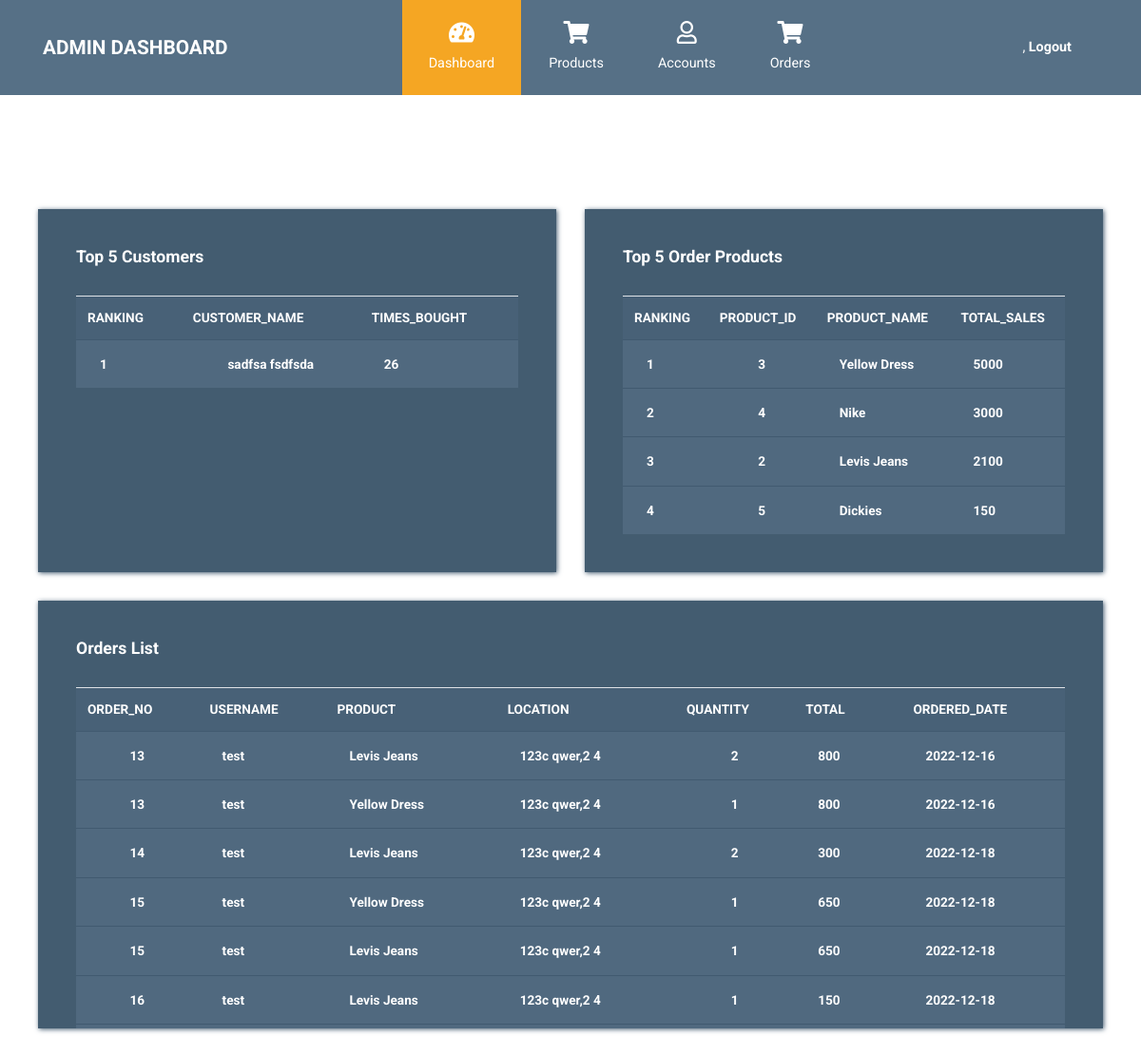
Page /Admin_Side/Dashboard.php on the committed database.
### tables this page shows
CREATE TABLE `orders_details` (
  `order_id` int(11) NOT NULL,
  `customer_id` int(11) NOT NULL,
  `total_amount` int(11) NOT NULL,
  `date_order_placed` date NOT NULL,
  `order_status_code` int(11) NOT NULL
);

CREATE TABLE `customer_details` (
  `customer_id` int(11) NOT NULL,
  `user_category_id` int(11) NOT NULL,
  `customer_firstname` varchar(50) NOT NULL,
  `customer_middlename` varchar(50) NOT NULL,
  `customer_lastname` varchar(50) NOT NULL,
  `customer_contact_no` int(11) NOT NULL,
  `customer_age` int(11) NOT NULL,
  `customer_gender_id` int(11) NOT NULL,
  `customer_complete_address` varchar(100) NOT NULL,
  `customer_city` varchar(50) NOT NULL,
  `customer_username` varchar(50) NOT NULL,
  `customer_password` varchar(50) NOT NULL
);

CREATE TABLE `products` (
  `product_id` int(11) NOT NULL,
  `product_type_code` int(11) NOT NULL,
  `product_name` varchar(50) NOT NULL,
  `product_price` int(11) NOT NULL,
  `product_size` enum('XS','S','M','L','XL') NOT NULL,
  `product_description` varchar(100) NOT NULL,
  `product_quantity` int(11) NOT NULL,
  `product_stocks` enum('In Stock','Out of Stock') NOT NULL
);

CREATE TABLE `order_items` (
  `product_id` int(11) NOT NULL,
  `order_id` int(11) NOT NULL,
  `quantity` int(11) NOT NULL
);

### Admin_Side/Dashboard.php (the view, shortened to what this page needs)
<?php
$conn = OpenCon();
?>
<!DOCTYPE html>
<html lang="en">
<head>
    <link rel="stylesheet" href="../sources/css/fontawesome.min.css">
    <link rel="stylesheet" href="../sources/css/bootstrap_admin.min.css">
    <link rel="stylesheet" href="../sources/css/style_ad1.css">
</head>
<body id="reportsPage">
    <div class="" id="home">
        <nav class="navbar navbar-expand-xl">
            <div class="container h-100">
                <a class="navbar-brand" href="dashboard.php">
                    <h1 class="tm-site-title mb-0">Admin Dashboard</h1>
                </a>
                <div class="collapse navbar-collapse" id="navbarSupportedContent">
                    <ul class="navbar-nav mx-auto h-100">
                        <li class="nav-item">
                            <a class="nav-link active" href="dashboard.php">
                                <i class="fas fa-tachometer-alt"></i> Dashboard
                            </a>
                        </li>
                        <li class="nav-item">
                            <a class="nav-link" href="products.php">
                                <i class="fas fa-shopping-cart"></i> Products
                            </a>
                        </li>
                        <li class="nav-item">
                            <a class="nav-link" href="accounts.php">
                                <i class="far fa-user"></i> Accounts
                            </a>
                        </li>
                        <li class="nav-item">
                            <a class="nav-link" href="orders.php">
                                <i class="fas fa-shopping-cart"></i> Orders
                            </a>
                        </li>
                    </ul>
                    <ul class="navbar-nav">
                        <li class="nav-item">
                            <a class="nav-link d-block" href="../Logout.php">
                                <?php echo $_SESSION['admin_name']; ?>, <b>Logout</b>
                            </a>
                        </li>
                    </ul>
                </div>
            </div>
        </nav>
        <div class="container">
            <div class="row">
                <div class="col">
                    <p class="text-white mt-5 mb-5">Welcome back, <b><?php echo $_SESSION['admin_name']; ?></b></p>
                </div>
            </div>
            <div class="row tm-content-row">
                <div class="col-sm-12 col-md-12 col-lg-6 col-xl-6 tm-block-col">
                    <div class="tm-bg-primary-dark tm-block">
                        <h2 class="tm-block-title">Top 5 Customers</h2>
                        <table class="table">
                            <thead>
                                <tr>
                                    <th scope="col">RANKING</th>
                                    <th scope="col">CUSTOMER_NAME</th>
                                    <th scope="col">TIMES_BOUGHT</th>
                                </tr>
                            </thead>
                            <tbody>
                                <?php
                                $result = mysqli_query($conn, "SELECT c.customer_firstname, c.customer_middlename, c.customer_lastname, SUM(oi.quantity) AS TimesBought
                       FROM customer_details c INNER JOIN orders_details od ON c.customer_id = od.customer_id INNER JOIN order_items oi ON od.order_id = oi.order_id
                       GROUP BY od.customer_id
                       ORDER BY TimesBought DESC LIMIT 5");
                                $rowsnum = mysqli_num_rows($result);
                                for ($y = 1; $y <= $rowsnum; $y++) {
                                    while ($row = mysqli_fetch_assoc($result)) {
                                ?>
                                        <tr>
                                            <td><b><?php echo $y++; ?></b></td>
                                            <td scope="row" class="text-center"><b><?php echo $row['customer_firstname']; ?>&nbsp;<?php echo $row['customer_lastname']; ?></b></td>
                                            <td><b><?php echo $row['TimesBought']; ?></b></td>
                                        </tr>
                                <?php }
                                } ?>
                            </tbody>
                        </table>
                    </div>
                </div>
                <div class="col-sm-12 col-md-12 col-lg-6 col-xl-6 tm-block-col">
                    <div class="tm-bg-primary-dark tm-block tm-block-taller">
                        <h2 class="tm-block-title">Top 5 Order Products</h2>
                        <div id="pieChartContainer">
                            <table class="table">
                                <thead>
                                    <tr>
                                        <th scope="col">RANKING</th>
                                        <th scope="col">PRODUCT_ID</th>
                                        <th scope="col">PRODUCT_NAME</th>
                                        <th scope="col">TOTAL_SALES</th>
                                    </tr>
                                </thead>
                                <tbody>
                                    <?php
                                    $result = mysqli_query($conn, "SELECT oi.product_id, p.product_name, SUM(oi.quantity) AS TimesBought, (SUM(oi.quantity)*p.product_price) AS TotalSales FROM order_items oi INNER JOIN products p ON oi.product_id = p.product_id GROUP BY oi.product_id ORDER BY TotalSales DESC LIMIT 5");
                                    $rowsnum = mysqli_num_rows($result);
                                    for ($y = 1; $y <= $rowsnum; $y++) {
                                        while ($row = mysqli_fetch_assoc($result)) {
                                    ?>
                                            <tr>
                                                <td><b><?php echo $y++; ?></b></td>
                                                <td scope="row" class="text-center"><b><?php echo $row['product_id']; ?></b></td>
                                                <td><b><?php echo $row['product_name']; ?></b></td>
                                                <td><b><?php echo $row['TotalSales']; ?></b></td>
                                            </tr>
                                    <?php }
                                    } ?>
                                </tbody>
                            </table>
                        </div>
                    </div>
                </div>
                <div class="col-12 tm-block-col">
                    <div class="tm-bg-primary-dark tm-block tm-block-taller tm-block-scroll">
                        <h2 class="tm-block-title">Orders List</h2>
                        <table class="table">
                            <thead>
                                <tr>
                                    <th scope="col">ORDER_NO</th>
                                    <th scope="col">USERNAME</th>
                                    <th scope="col">PRODUCT</th>
                                    <th scope="col">LOCATION</th>
                                    <th scope="col">QUANTITY</th>
                                    <th scope="col">TOTAL</th>
                                    <th scope="col">ORDERED_DATE</th>
                                </tr>
                            </thead>
                            <tbody>
                                <?php
                                $getorders_query = mysqli_query($conn, "SELECT * FROM orders_details");
                                while ($order = mysqli_fetch_assoc($getorders_query)) {
                                    $getitem = mysqli_query($conn, "SELECT * FROM order_items WHERE order_id = '" . $order['order_id'] . "'");
                                    foreach ($getitem as $item) {
                                        $getusername = mysqli_query($conn, "SELECT * FROM customer_details WHERE customer_id = '" . $order['customer_id'] . "' ");
                                        foreach ($getusername as $orderuname) {
                                            $getprods = mysqli_query($conn, "SELECT * FROM products WHERE product_id = '" . $item['product_id'] . "' ");
                                            foreach ($getprods as $orderprod) {
                                ?>
                                                <tr>
                                                    <td scope="row" class="text-center"><b><?php echo $order['order_id']; ?></b></td>
                                                    <td><b><?php echo $orderuname['customer_username']; ?></b></td>
                                                    <td><b><?php echo $orderprod['product_name']; ?></b></td>
                                                    <td><b><?php echo $orderuname['customer_complete_address']; ?>,<?php echo $orderuname['customer_city']; ?></b>
                                                    </td>
                                                    <td class="text-center"><b><?php echo $item['quantity']; ?></b></td>
                                                    <td><b><?php echo $order['total_amount']; ?></b></td>
                                                    <td><b><?php echo $order['date_order_placed']; ?></b></td>
                                                </tr>
                                <?php }
                                        }
                                    }
                                } ?>
                            </tbody>
                        </table>
                    </div>
                </div>
            </div>
        </div>
    </div>
</body>
</html>

### Sources/CSS/style_ad1.css (style rules this page uses)
html { font-size: 16px; overflow-x: hidden; }
body { font-family: Roboto, Helvetica, Arial, sans-serif; overflow-x: hidden; }
a { transition: all 0.3s ease; }
.navbar-brand { display: flex; align-items: center; }
.tm-site-title { display: inline-block; text-transform: uppercase; font-size: 1.3rem; font-weight: 700; color: #fff; }
.navbar { height: 100px; background-color: #567086; padding: 0; }
.navbar .container { position: relative; }
.tm-block-col { margin-bottom: 30px; }
.tm-block { padding: 40px; -webkit-box-shadow: 1px 1px 5px 0 #455c71; -moz-box-shadow: 1px 1px 5px 0 #455c71; box-shadow: 1px 1px 5px 0 #455c71; min-height: 350px; height: 100%; max-height: 450px; }
.tm-block-scroll { overflow-y: scroll; }
.tm-block-title { font-size: 1.1rem; font-weight: 700; color: #fff; margin-bottom: 30px; }
.nav-link { color: #fff; height: 100%; display: flex; align-items: center; justify-content: center; flex-direction: column; font-size: 90%; }
.nav-link > i { margin-bottom: 10px; margin-right: 0; font-size: 1.5rem; }
.dropdown-item, .nav-link { padding: 15px 20px; }
.navbar-nav .active > .nav-link, .navbar-nav .nav-link.active { background-color: #f5a623; color: #fff; }
.navbar-nav .nav-link.active i { color: #fff; }
.nav-item { text-align: center; }
.nav-item:last-child { margin-right: 0; }
.tm-content-row { justify-content: center; margin-left: -20px; margin-right: -20px; }
.table { background-color: #50697f; color: #fff; font-size: 85%; margin-bottom: 0; }
thead { background-color: #486177; color: #fff; }
.table thead th { border-bottom: 0; }
.table td, .table .th { border-top: 1px solid #415a70; padding: 15px 25px; vertical-align: middle; }
.tm-bg-primary-dark { background-color: #435c70; }
@media (min-width: 1200px) { .navbar-expand-xl .navbar-nav .nav-link { padding-left: 28px; padding-right: 28px; } }
@media (min-width: 1200px) { .navbar-collapse { height: 100%; } }
@media (max-width: 1275px) and (min-width: 1200px) { .nav-item { margin-right: 15px; } }
@media (max-width: 1350px) { .nav-item { margin-right: 1px; } }

### rows in the picture
orders_details: order_id "13", total_amount "800", date_order_placed "2022-12-16"
order_items: quantity "2"
customer_details: customer_username "test", customer_complete_address "123c qwer", customer_city "2 4"
products: product_name "Levis Jeans"
order_items: quantity "1"
products: product_name "Yellow Dress"
orders_details: order_id "14", total_amount "300", date_order_placed "2022-12-18"
order_items: quantity "2"
orders_details: order_id "15", total_amount "650", date_order_placed "2022-12-18"
order_items: quantity "1"
order_items: quantity "1"
orders_details: order_id "16", total_amount "150", date_order_placed "2022-12-18"
order_items: quantity "1"

### other values in the picture
$row['customer_firstname'] "sadfsa"
$row['customer_lastname'] "fsdfsda"
$row['TimesBought'] "26"
$row['product_id'] "3"
$row['product_name'] "Yellow Dress"
$row['TotalSales'] "5000"
$row['product_id'] "4"
$row['product_name'] "Nike"
$row['TotalSales'] "3000"
$row['product_id'] "2"
$row['product_name'] "Levis Jeans"
$row['TotalSales'] "2100"
$row['product_id'] "5"
$row['product_name'] "Dickies"
$row['TotalSales'] "150"
